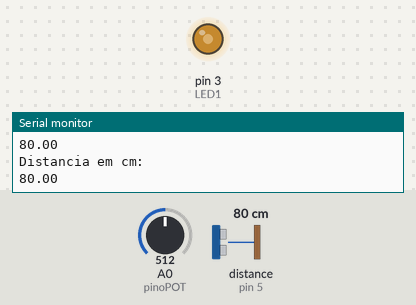
A sketch run on a simulated Arduino Uno, built with avr-gcc and run on an emulated ATmega328P. On the bench: output pins drawn as LEDs (lit = HIGH), the last lines printed to the serial monitor. Inputs (shaded band) come from the test bench; at power-on: A0 (pinoPOT) = 512, distance to the obstacle (sensor on pin 5) 80 cm. The echo pulse lasts 58.3 µs per cm.

Above: at 1.8 s.
1.9 s: A0 (pinoPOT) set to 716
At 2.3 s:
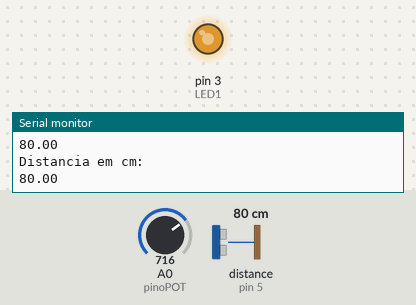
3.5 s: A0 (pinoPOT) set to 900
At 5.2 s:
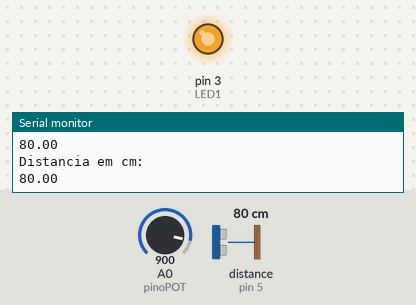
5.5 s: A0 (pinoPOT) set to 122
At 7.2 s:
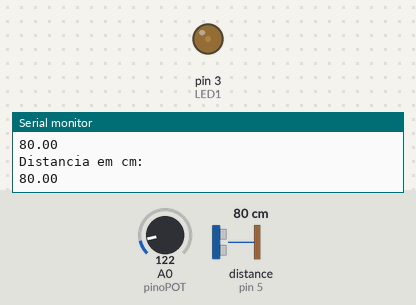
7.5 s: A0 (pinoPOT) set to 511
At 9.4 s:
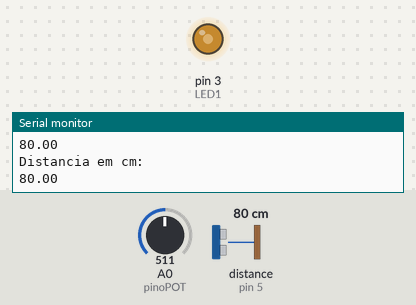
Timing chart, 0 to 10.5 s (numbered marks = the images above; inputs shaded):
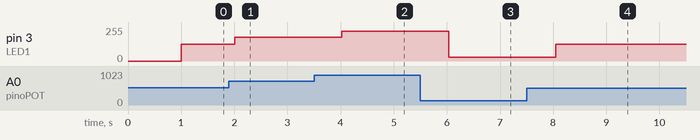

The sketch:

18.02.ino
```cpp
#include <Ultrasonic.h>
#define LED1 3
#define Trig 4
#define Echo 5
#define CHAVE 2

const int pinoPOT = A0;

float luminosidadeLed = 0;


Ultrasonic ultrasonic(Trig, Echo);


void setup() {
  pinMode(LED1, OUTPUT);
  pinMode(pinoPOT, INPUT);
  Serial.begin(9600);
  Serial.println("Lendo dados do sensor...");
}

void loop() {


  float cmMsec, inMsec;
  long microsec = ultrasonic.timing();
  cmMsec = ultrasonic.convert(microsec, Ultrasonic::CM);
  Serial.println("Distancia em cm: ");
  Serial.println(cmMsec);


  delay(1000);

  luminosidadeLed = map(analogRead(pinoPOT), 0, 1023, 0, 255);
  analogWrite(LED1, luminosidadeLed);


}
```

Measured:
- after the input at 1.9 s, pin 3 (LED1): 127/255 → 178/255 after 0.11 s
- after the input at 3.5 s, pin 3 (LED1): 178/255 → 224/255 after 0.52 s
- after the input at 5.5 s, pin 3 (LED1): 224/255 → 30/255 after 0.54 s
- after the input at 7.5 s, pin 3 (LED1): 30/255 → 127/255 after 0.55 s
